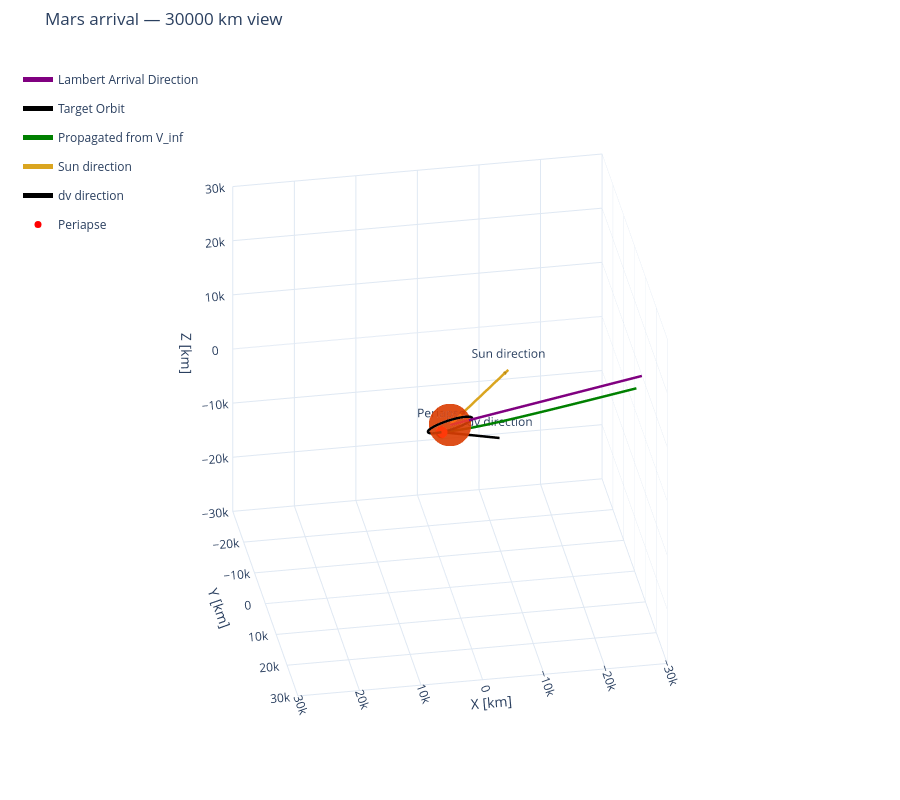

The notebook cell saved with this chart:
### Markdown cell above
## Visualization
$
\boxed{
\hat{\mathbf p}
=\frac{1}{eq}\hat{\mathbf u}
\ \pm\
\sqrt{1-\frac{1}{e^2q^2}}\,
(\hat{\mathbf n}\times\hat{\mathbf u})
}$


$
\hat s=\frac{\hat p}{e}+\sqrt{1-\frac1{e^2}}\,\hat t
$

### Code cell
# Translate by Earth's rv at each sample, then rotate HCI into ECI.
sun_direction_hci = -mission["mars_rv_hci_km"][-1, :3]


frames = [
    # {
    #     "name": "HCI",
    #     "location": [0, 0, 0],
    #     "dcm_body_wrt_hci": np.eye(3),
    #     "length": 10000,
    # },
]

vectors = [
    {
        "direction": sun_direction_hci,
        "length": 20000,
        "name": "Sun direction",
        "color": "goldenrod",
        "label": True,
    },
    {
        "direction": dv_capture_mci,
        "length": 10000,
        "name": "dv direction",
        "color": "black",
        "label": True,
        "origin": r_p_mci * M_TO_KM
    },  # just for visualization
    # {
    #     "direction": arrival.v_inf_hci_km,
    #     "length": 10000,
    #     "name": "v_vec",
    #     "color": "orange",
    #     "label": True,
    # },
    # {
    #     "direction": arrival.orbit_right_vec,
    #     "length": 10000,
    #     "name": "orbit right vec",
    #     "color": "black",
    #     "label": True,
    # },  # just for visualization
    # {
    #     "direction": arrival.orbit_up_vec,
    #     "length": 10000,
    #     "name": "orbit up vec",
    #     "color": "black",
    #     "label": True,
    # },  # just for visualization
    # {
    #     "direction": arrival.orbit_normal,
    #     "length": 10000,
    #     "name": "orbit normal vec",
    #     "color": "black",
    #     "label": True,
    # },  # just for visualization
    # {
    #     "direction": arrival.v_capture_mci_m_s,
    #     "length": 10000,
    #     "name": "V capture direction vec",
    #     "color": "black",
    #     "label": True,
    #     "origin": arrival.r_p_mci_m * M_TO_KM
    # },  # just for visualization
    # {
    #     "direction": arrival.v_p_mci_m_s,
    #     "length": 10000,
    #     "name": "V capture direction vec",
    #     "color": "black",
    #     "label": True,
    #     "origin": arrival.r_p_mci_m * M_TO_KM
    # },  # just for visualization
]

points = [
    {
        "name": "Periapse",
        "location": (r_p_mci) * M_TO_KM,
        "color": "red",
    },
    # {
    #     "name": "SOI along v_inf",
    #     "location": -mars_soi_km * unit(v_inf_mci_km),
    #     "color": "green",
    # },
]

view_range = 30000
fig_earth = plot_3d(
    [
        rv_sat_mci_km[:, 0:3],
        rv_target_mci_m[:, 0:3] * M_TO_KM,
        rv_traj_mci_m[:, 0:3] * M_TO_KM,
    ],
    [mission["time_s"], t_target, t_traj_s],
    labels=["Lambert Arrival Direction", "Target Orbit", "Propagated from V_inf"],
    trace_colors=["purple", "black", "green"],
    bodies={"name": "Mars", "radius": R_MARS * M_TO_KM, "color": "orangered"},
    frames=frames,
    vectors=vectors,
    points=points,
    title=f"Mars arrival — {view_range} km view",
    units="km",
    azim=80,
    elev=30,
    show_end=False,
    show=False,
)
fig_earth.update_scenes(
    xaxis_range=[-view_range, view_range],  # km
    yaxis_range=[-view_range, view_range],  # km
    zaxis_range=[-view_range, view_range],  # km
)
fig_earth.show()

### Figure 1 — Plotly figure (JSON) as saved in the notebook; plotly's stock layout.template omitted (floating-point values rounded to 4 significant figures; data arrays with more than 128 entries replaced by an {"elided": "..."} marker saying what was removed)
{"data": [{"colorscale": [[0, "orangered"], [1, "orangered"]], "hoverinfo": "skip", "name": "Mars", "opacity": 0.7, "showlegend": false, "showscale": false, "type": "surface", "x": {"elided": "60x30 float values"}, "y": {"elided": "60x30 float values"}, "z": {"elided": "60x30 float values"}}, {"legendgroup": "Lambert Arrival Direction", "line": {"color": "purple", "width": 5}, "mode": "lines", "name": "Lambert Arrival Direction", "type": "scatter3d", "x": {"elided": "1936 float values"}, "y": {"elided": "1936 float values"}, "z": {"elided": "1936 float values"}}, {"legendgroup": "Target Orbit", "line": {"color": "black", "width": 5}, "mode": "lines", "name": "Target Orbit", "type": "scatter3d", "x": {"elided": "10000 float values"}, "y": {"elided": "10000 float values"}, "z": {"elided": "10000 float values"}}, {"legendgroup": "Propagated from V_inf", "line": {"color": "green", "width": 5}, "mode": "lines", "name": "Propagated from V_inf", "type": "scatter3d", "x": {"elided": "100000 float values"}, "y": {"elided": "100000 float values"}, "z": {"elided": "100000 float values"}}, {"legendgroup": "vector-4", "line": {"color": "goldenrod", "width": 5}, "mode": "lines+text", "name": "Sun direction", "text": ["", "Sun direction"], "textposition": "top center", "type": "scatter3d", "x": [0, -12250.0], "y": [0, -15810.0], "z": [0, -31.17]}, {"anchor": "tip", "colorscale": [[0, "goldenrod"], [1, "goldenrod"]], "hoverinfo": "skip", "legendgroup": "vector-4", "name": "Sun direction arrowhead", "showlegend": false, "showscale": false, "sizemode": "absolute", "sizeref": 1200, "type": "cone", "u": [-0.6126], "v": [-0.7904], "w": [-0.001558], "x": [-12250.0], "y": [-15810.0], "z": [-31.17]}, {"legendgroup": "vector-6", "line": {"color": "black", "width": 5}, "mode": "lines+text", "name": "dv direction", "text": ["", "dv direction"], "textposition": "top center", "type": "scatter3d", "x": [955.6, -8649.0], "y": [-2441.0, -3418.0], "z": [-2605.0, -5213.0]}, {"anchor": "tip", "colorscale": [[0, "black"], [1, "black"]], "hoverinfo": "skip", "legendgroup": "vector-6", "name": "dv direction arrowhead", "showlegend": false, "showscale": false, "sizemode": "absolute", "sizeref": 600, "type": "cone", "u": [-0.9604], "v": [-0.09764], "w": [-0.2608], "x": [-8649.0], "y": [-3418.0], "z": [-5213.0]}, {"marker": {"color": "red", "size": 7, "symbol": "circle"}, "mode": "markers+text", "name": "Periapse", "text": ["Periapse"], "textposition": "top center", "type": "scatter3d", "x": [955.6], "y": [-2441.0], "z": [-2605.0]}], "layout": {"height": 800, "legend": {"bgcolor": "rgba(0,0,0,0)", "borderwidth": 0, "x": 0.02, "y": 0.98}, "margin": {"b": 0, "l": 0, "r": 0, "t": 50}, "scene": {"aspectmode": "cube", "camera": {"eye": {"x": 0.4512, "y": 2.559, "z": 1.5}, "projection": {"type": "orthographic"}, "up": {"x": 0, "y": 0, "z": 1}}, "xaxis": {"range": [-30000, 30000], "title": {"text": "X [km]"}}, "yaxis": {"range": [-30000, 30000], "title": {"text": "Y [km]"}}, "zaxis": {"range": [-30000, 30000], "title": {"text": "Z [km]"}}}, "title": {"text": "Mars arrival — 30000 km view"}}}
